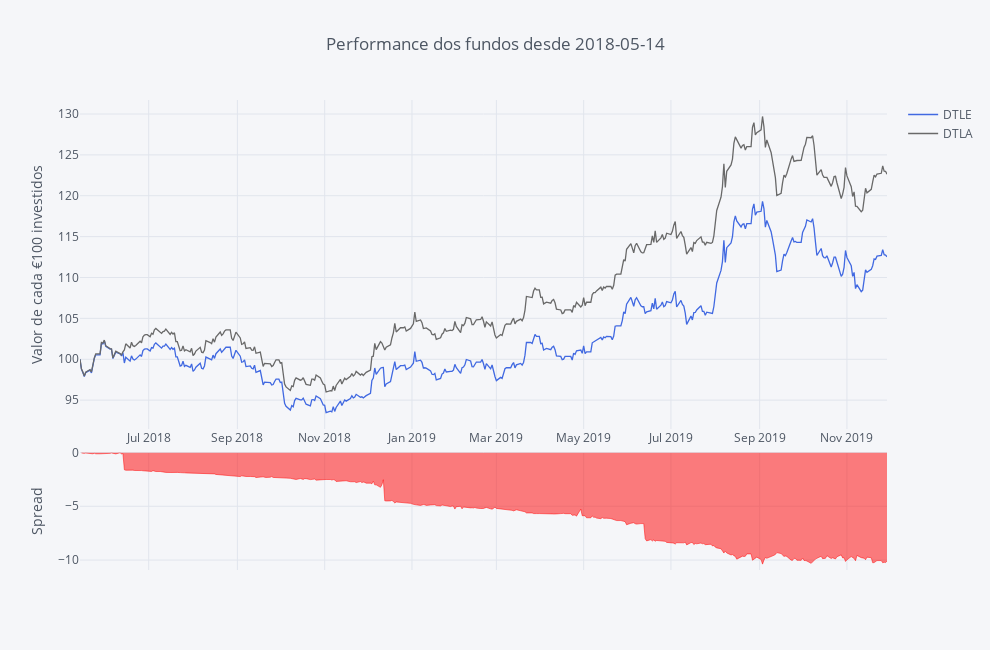

Here is the notebook cell this chart was saved with:
### Markdown cell above
**Dica:** A interactividade dos gráficos da plotly permite:

    . Zoom (mantenham o clique e arrastem o cursor em simultâneo, em cima do gráfico);
    . Tem uma lista de opções que aparece se forem com o cursor ao canto superior direito;
    . Façam duplo clique no gráfico ou seleccionem a opção Autoscale/Reset Axes para voltar ao normal;
    . Alterem a opção de 'Compare data on hoover' para 'Show closest data on hoover' se vos for mais conveniente;
    . Se clicarem num nome na legenda esse fundo desaparece (clicando de novo ele volta a apetecer).

### Code cell
# Making Color Palette
Palette = ['rgb(255, 153, 51)',     # 1 - orange
            'royalblue',            # 2 - Royalblue
            '#708090',              # 3 - Grey
            'rgb(128, 0, 128)',     # 4 - Indigo
            'rgb(219, 64, 82)',     # 5 - Red
            'rgb(0, 128, 128)',     # 6 - Teal
            '#191970',              # 7 - Navy
            'rgb(128, 128, 0)',     # 8 - Olive
            '#00BFFF',              # 9 - Water Blue
            'rgb(128, 177, 211)']   # 10 - 

fundos.iplot(title='Performance dos fundos desde ' + Begin, yTitle='Valor de cada €100 investidos', color=['royalblue', 'dimgrey'], dimensions=dimensions_spread, kind='spread')

### Figure 1 — Plotly figure (JSON) as saved in the notebook; plotly's stock layout.template omitted (floating-point values rounded to 4 significant figures; data arrays with more than 128 entries replaced by an {"elided": "..."} marker saying what was removed)
{"data": [{"line": {"color": "rgba(65, 105, 225, 1.0)", "dash": "solid", "shape": "linear", "width": 1.3}, "mode": "lines", "name": "DTLE", "text": "", "type": "scatter", "uid": "e08a8d06-9063-45b9-b345-3d6229bbd6e5", "x": {"elided": "407 str values"}, "y": {"elided": "407 float values"}}, {"line": {"color": "rgba(105, 105, 105, 1.0)", "dash": "solid", "shape": "linear", "width": 1.3}, "mode": "lines", "name": "DTLA", "text": "", "type": "scatter", "uid": "d57cb10e-70c1-4683-be64-cd17176833df", "x": {"elided": "407 str values"}, "y": {"elided": "407 float values"}}, {"connectgaps": false, "fill": "tozeroy", "line": {"color": "green", "dash": "solid", "shape": "linear", "width": 0.5}, "mode": "lines", "name": "Spread", "showlegend": false, "type": "scatter", "uid": "01849047-bf0f-482e-92e8-a5566942e3e1", "x": {"elided": "407 str values"}, "xaxis": "x2", "y": {"elided": "407 mixed values"}, "yaxis": "y2"}, {"connectgaps": false, "fill": "tozeroy", "line": {"color": "red", "dash": "solid", "shape": "linear", "width": 0.5}, "mode": "lines", "name": "Spread", "showlegend": false, "type": "scatter", "uid": "21dcbe85-77cf-4d90-89da-a8f08f011ff0", "x": {"elided": "407 str values"}, "xaxis": "x2", "y": {"elided": "407 mixed values"}, "yaxis": "y2"}], "layout": {"height": 650, "hovermode": "x", "legend": {"bgcolor": "#F5F6F9", "font": {"color": "#4D5663"}}, "paper_bgcolor": "#F5F6F9", "plot_bgcolor": "#F5F6F9", "title": {"font": {"color": "#4D5663"}, "text": "Performance dos fundos desde 2018-05-14"}, "width": 990, "xaxis": {"autorange": true, "gridcolor": "#E1E5ED", "range": ["2018-05-14", "2019-11-29"], "showgrid": true, "tickfont": {"color": "#4D5663"}, "title": {"font": {"color": "#4D5663"}, "text": ""}, "type": "date", "zerolinecolor": "#E1E5ED"}, "xaxis2": {"anchor": "y2", "autorange": true, "gridcolor": "#E1E5ED", "range": ["2018-05-14", "2019-11-29"], "showgrid": true, "showticklabels": false, "tickfont": {"color": "#4D5663"}, "title": {"font": {"color": "#4D5663"}, "text": ""}, "type": "date", "zerolinecolor": "#E1E5ED"}, "yaxis": {"autorange": true, "domain": [0.3, 1], "gridcolor": "#E1E5ED", "range": [91.47, 131.7], "showgrid": true, "tickfont": {"color": "#4D5663"}, "title": {"font": {"color": "#4D5663"}, "text": "Valor de cada €100 investidos"}, "type": "linear", "zerolinecolor": "#E1E5ED"}, "yaxis2": {"autorange": true, "domain": [0, 0.25], "gridcolor": "#E1E5ED", "range": [-10.93, 0], "showgrid": true, "tickfont": {"color": "#4D5663"}, "title": {"font": {"color": "#4D5663"}, "text": "Spread"}, "type": "linear", "zerolinecolor": "#E1E5ED"}}}
